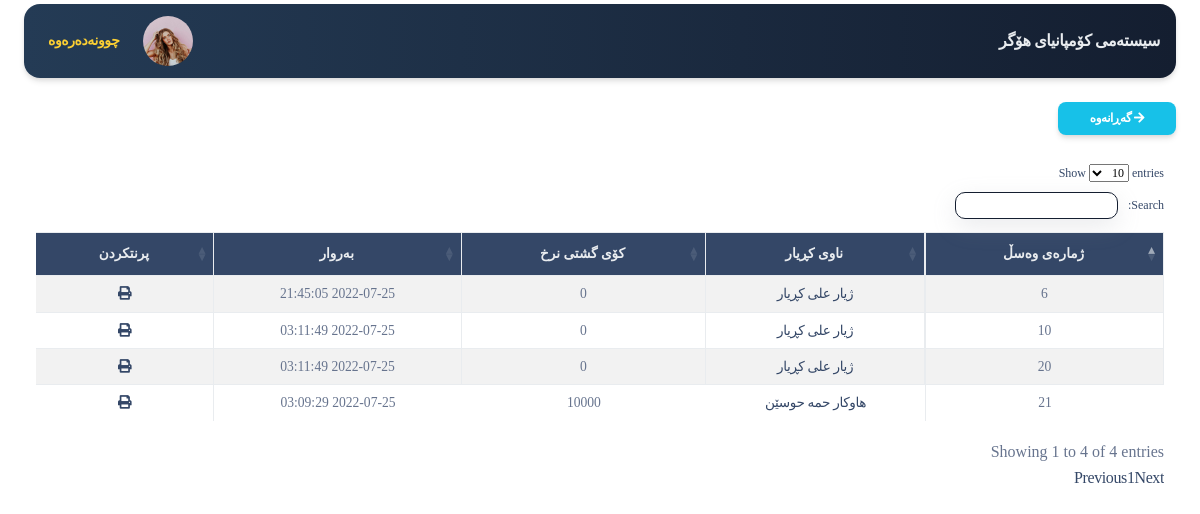
Page /app/sale_helka.php (signed in) on the committed database.
### tables this page shows
CREATE TABLE `system` (
  `id` int(11) NOT NULL,
  `name` text NOT NULL,
  `avatar` text NOT NULL
);

CREATE TABLE `invoice` (
  `id` int(11) NOT NULL,
  `date` timestamp NOT NULL DEFAULT current_timestamp() ON UPDATE current_timestamp(),
  `price` int(255) NOT NULL,
  `type` varchar(255) NOT NULL,
  `note` text NOT NULL,
  `status` int(11) NOT NULL DEFAULT 1,
  `dealer_id` int(255) NOT NULL,
  `customer_id` int(11) NOT NULL DEFAULT 1
);

CREATE TABLE `customer` (
  `id` int(11) NOT NULL,
  `name` varchar(255) NOT NULL,
  `phone` varchar(11) NOT NULL,
  `address` varchar(255) NOT NULL,
  `work_place` varchar(100) NOT NULL,
  `note` text NOT NULL,
  `currency_type` varchar(255) NOT NULL
);

### server/helper.php (called while the page is built, shortened)
<?php
include_once("conn.php");
?>
<?php
function getdata($sql) {
	global $conn;
	$get =  mysqli_query($conn,$sql);
	$result = mysqli_fetch_assoc($get);
	return $result;
}
function show($sql) {
	global $conn;
	$get =  mysqli_query($conn,$sql);
	$result=[];
	while ($row=mysqli_fetch_assoc($get)) {
		$result[]=$row;
	}
	return $result;
}

### app/sale_helka.php (the view, shortened to what this page needs)
<?php require_once('header.php'); ?>
<div class="container-fluid mt-4">
<a href="sale.php" class="btn btn-sm btn-info shadow" >
 <span class="fa fa-arrow-right"></span>
 گەڕانەوە
  </a>
</div>
<div class="container-fluid mt-2">
<div class="row m-auto" >
<div class="col-md-12">
  <div class="table-responsive">
<table id="example" class="table table-hover   table-striped table-bordered  text-center" dir="rtl" style="zoom:85%">
        <thead  class="bg-dark text-light">
            <tr>
                <th>ژمارەی وەسڵ</th>
                <th>ناوی کڕیار</th>
                <th>کۆی گشتی نرخ</th>
                <th>بەروار</th>
                <th>پرنتکردن</th>
            </tr>
        </thead>
        <tbody>
<?php
                 $invoiceList =show("SELECT * from invoice WHERE type='sale_helka'  ORDER BY date DESC");
                 foreach($invoiceList as $invoiceDetails){
?>
       <tr>
          <td><?=$invoiceDetails['id']?></td>
          <td>
            <?php
              $dealer_id=$invoiceDetails['customer_id'];
              $getdealer = getdata(" SELECT * FROM customer WHERE id='$dealer_id' "); ?>
             <a href="customer_detail.php?id=<?=$getdealer['id']?>">
                <?=$getdealer['name']?>
             </a>
        </td>
          <td><?=$invoiceDetails['price']?></td>
          <td><?=$invoiceDetails['date']?></td>
          <td><a href="print_invoice.php?print_type=sale_helka&&invoice_id=<?=$invoiceDetails['id']?>"><i class="fa fa-print"></i></a></td>
      </tr>
<?php
}
?>
        </tbody>
    </table>
    </div>
 </div>
</div>
<?php require_once('footer.php'); ?>

### app/header.php (shortened to what this page needs)
<?php
require_once('../server/helper.php') ;
  ?>
<!DOCTYPE html>
<html dir="rtl">
<head>
  <link href="../assets/css/nucleo-icons.css" rel="stylesheet" />
  <link href="../assets/css/nucleo-svg.css" rel="stylesheet" />
  <link href="../assets/font-awesome/all.css" rel="stylesheet" />
  <link href="../assets/css/nucleo-svg.css" rel="stylesheet" />
  <link id="pagestyle" href="../assets/css/soft-ui-dashboard.css?v=1.0.3" rel="stylesheet" />
  <link id="pagestyle" href="../assets/css/style.css" rel="stylesheet" />
  <link rel="stylesheet" href="../assets/css/datatables.css">
  <link rel="stylesheet" href="../assets/css/datatables.min.css">
</head>
<body class="g-sidenav-show">
<?php
if (!isset($_GET['print_type'])) {
?>
  <main class="main-content position-relative max-height-vh-100 h-100 mt-1 border-radius-lg ">
    <nav class="navbar navbar-main navbar-expand-lg px-0 mx-4 shadow bg-first border-radius-xl" id="navbarBlur" navbar-scroll="true">
      <div class="container-fluid py-1 px-3">
      <nav aria-label="breadcrumb">
        <?php $select = show(" SELECT * FROM system ");
      foreach($select as $row) {
          $name = $row['name'];
?>
          <a href="index.php" class="font-weight-bolder mb-0 text-light">  <?=$name;?> </a>
          <?php }  ?>
        </nav>
        <div class="collapse navbar-collapse" dir="ltr" id="navbar">
          <ul class="navbar-nav" dir="rtl" >
            <li class="nav-item px-3 d-flex align-items-center">
              <a href="profile.php" class="nav-link text-body p-0 ">
              <img src="../assets/img/pro/team-1.jpg" width="50" class="img-fluid rounded-circle " alt="">
              </a>
            </li>
            <li class="nav-item d-flex align-items-center">
              <a href="logout.php" class="nav-link text-body font-weight-bold px-0">
                <span class="d-sm-inline p-2 text-warning">چوونەدەرەوە</span>
              </a>
            </li>
              </ul>
        </div>
      </div>
    </nav>
    <?php } ?>

### assets/css/style.css (style rules this page uses)
* { margin: 0px; padding: 0px; font-family: 'Speda-Regular'; }
body { font-family: 'Speda-Regular'; }
table tr th { text-align-last: center !important; }
.bg-first { background: #141E30; background: -webkit-linear-gradient(to right, #243B55, #141E30); background: linear-gradient(to right, #243B55, #141E30); color: aliceblue; }

### rows in the picture
system: name "سیستەمی کۆمپانیای هۆگر"
invoice: id "6", customer.name "ژیار علی کڕیار", price "0", date "2022-07-25 21:45:05"
invoice: id "10", customer.name "ژیار علی کڕیار", price "0", date "2022-07-25 03:11:49"
invoice: id "20", customer.name "ژیار علی کڕیار", price "0", date "2022-07-25 03:11:49"
invoice: id "21", customer.name "هاوکار حمە حوسێن", price "10000", date "2022-07-25 03:09:29"
